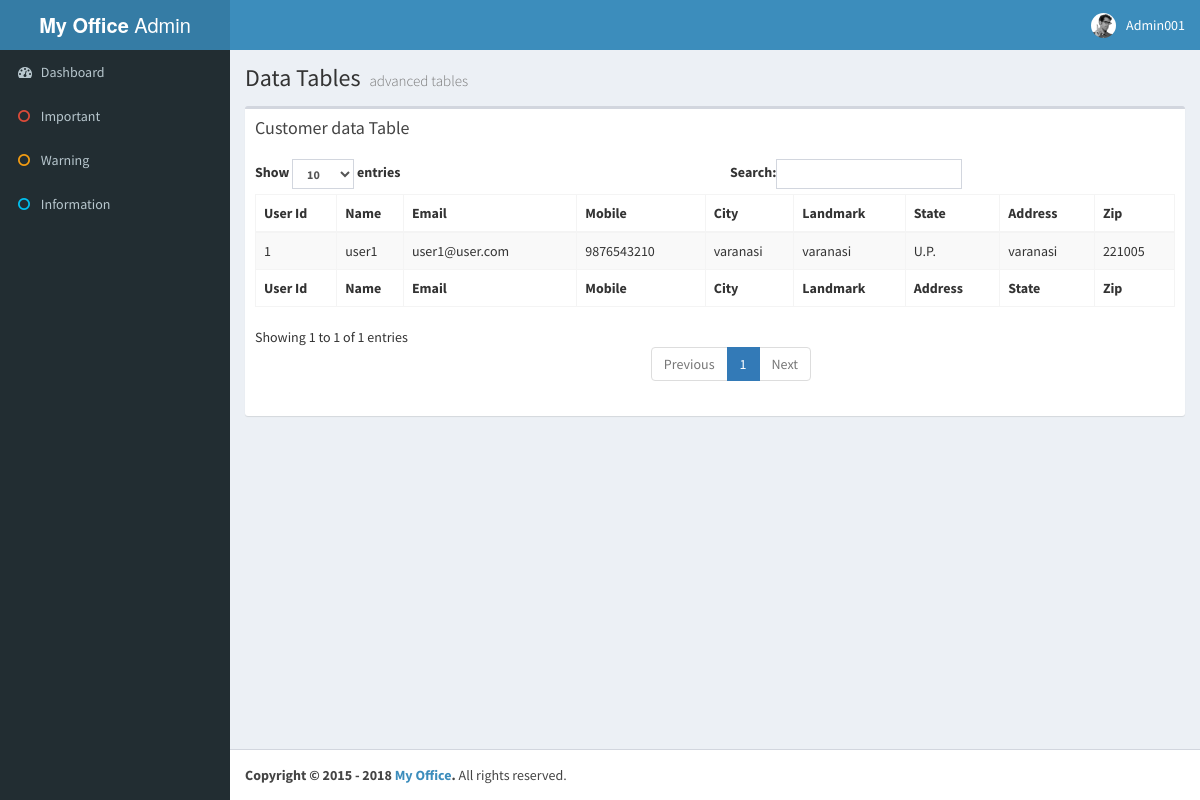
/Admin/data.php?customer (signed in), run on the app's committed database.
### tables this page shows
CREATE TABLE `t_user` (
  `u_id` int(11) NOT NULL AUTO_INCREMENT,
  `u_name` varchar(30) NOT NULL,
  `u_email` varchar(30) NOT NULL,
  `u_pwd` varchar(30) NOT NULL,
  `u_mob` varchar(15) NOT NULL,
  `u_city` varchar(30) NOT NULL,
  `u_land` varchar(30) NOT NULL COMMENT 'Landmark',
  `u_state` varchar(30) NOT NULL,
  `u_add` varchar(50) NOT NULL,
  `u_zip` varchar(15) NOT NULL,
  PRIMARY KEY (`u_id`)
);

### Admin/data.php (the view, shortened to what this page needs)
<?php
include 'adm_header.php';
?>
      <aside class="main-sidebar">
        <section class="sidebar">
          <ul class="sidebar-menu">
              <li><a href="index.php" class="active"><i class="fa fa-dashboard"></i>
                      <span>Dashboard</span></a></li>
            <li><a href="#"><i class="fa fa-circle-o text-red"></i> <span>Important</span></a></li>
            <li><a href="#"><i class="fa fa-circle-o text-yellow"></i> <span>Warning</span></a></li>
            <li><a href="#"><i class="fa fa-circle-o text-aqua"></i> <span>Information</span></a></li>
          </ul>
        </section>
      </aside>
      <div class="content-wrapper">
        <section class="content-header">
          <h1>
            Data Tables
            <small>advanced tables</small>
          </h1>
        </section>
        <section class="content">
          <div class="row">
            <div class="col-xs-12">
                <?php
             if(isset($_REQUEST['customer'])){
                 $u_table = mysql_query("SELECT * FROM t_user");
                ?>
                 <div class="box">
                <div class="box-header">
                  <h3 class="box-title">Customer data Table</h3>
                </div>
                <div class="box-body">
                  <table id="example1" class="table table-bordered table-striped">
                    <thead>
                      <tr>
                        <th>User Id</th>
                        <th>Name</th>
                        <th>Email</th>
                        <th>Mobile</th>
                        <th>City</th>
                        <th>Landmark</th>
                        <th>State</th>
                        <th>Address</th>
                        <th>Zip</th>
                      </tr>
                    </thead>
                    <tbody>
                        <?php
                        while ($row = mysql_fetch_array($u_table))
                            {
                        echo "<tr>";
                            echo"<td>{$row['u_id']}</td>";
                            echo"<td>{$row['u_name']}</td>";
                            echo"<td>{$row['u_email']}</td>";
                            echo"<td>{$row['u_mob']}</td>";
                            echo"<td>{$row['u_city']}</td>";
                            echo"<td>{$row['u_land']}</td>";
                            echo"<td>{$row['u_state']}</td>";
                            echo"<td>{$row['u_add']}</td>";
                            echo"<td>{$row['u_zip']}</td>";
                        echo"</tr>";
                          }
                       ?>
                    </tbody>
                    <tfoot>
                      <tr>
                        <th>User Id</th>
                        <th>Name</th>
                        <th>Email</th>
                        <th>Mobile</th>
                        <th>City</th>
                        <th>Landmark</th>
                        <th>Address</th>
                        <th>State</th>
                        <th>Zip</th>
                      </tr>
                    </tfoot>
                  </table>
                </div>
              </div>
             <?php
             }
             ?>
            </div>
          </div>
        </section>
      </div>
      <?php include 'footer.php'; ?>
  </body>
</html>

### data on the page
t_user: u_id "1", u_name "user1", u_email "user1@user.com", u_mob "9876543210", u_city "varanasi", u_land "varanasi", u_state "U.P.", u_add "varanasi", u_zip "221005"

### other printed values
$ad_name "Admin001"
$year "2015"
